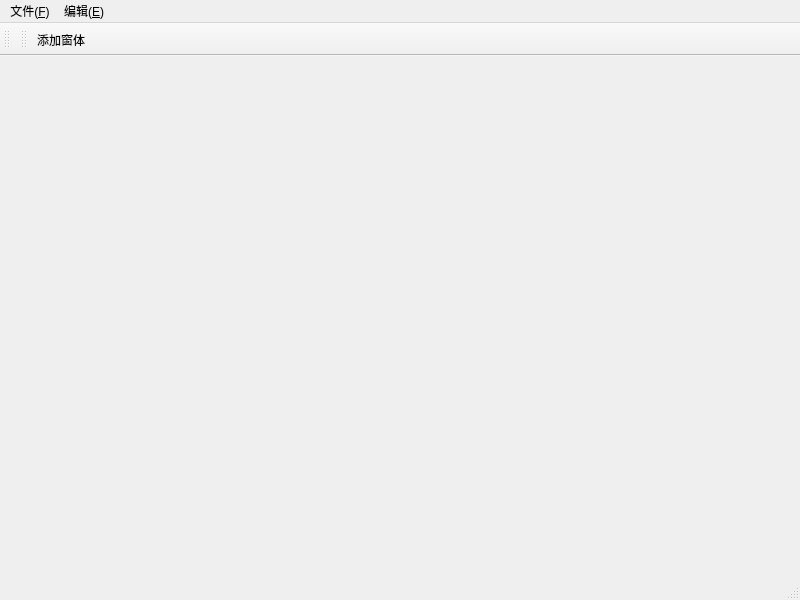
<?xml version="1.0" encoding="UTF-8"?>
<ui version="4.0">
 <class>MainWindow</class>
 <widget class="QMainWindow" name="MainWindow">
  <property name="geometry">
   <rect>
    <x>0</x>
    <y>0</y>
    <width>800</width>
    <height>600</height>
   </rect>
  </property>
  <property name="windowTitle">
   <string>MainWindow</string>
  </property>
  <widget class="QWidget" name="centralwidget"/>
  <widget class="QMenuBar" name="menubar">
   <property name="geometry">
    <rect>
     <x>0</x>
     <y>0</y>
     <width>800</width>
     <height>22</height>
    </rect>
   </property>
   <widget class="QMenu" name="menu">
    <property name="title">
     <string>文件(&amp;F)</string>
    </property>
    <addaction name="fileOpenAction"/>
    <addaction name="fileNewAction"/>
    <addaction name="fileCloseAction"/>
   </widget>
   <widget class="QMenu" name="menu_E">
    <property name="title">
     <string>编辑(&amp;E)</string>
    </property>
   </widget>
   <addaction name="menu"/>
   <addaction name="menu_E"/>
  </widget>
  <widget class="QStatusBar" name="statusbar"/>
  <widget class="QToolBar" name="toolBar">
   <property name="windowTitle">
    <string>toolBar</string>
   </property>
   <attribute name="toolBarArea">
    <enum>TopToolBarArea</enum>
   </attribute>
   <attribute name="toolBarBreak">
    <bool>false</bool>
   </attribute>
  </widget>
  <widget class="QToolBar" name="toolBar_2">
   <property name="windowTitle">
    <string>toolBar_2</string>
   </property>
   <attribute name="toolBarArea">
    <enum>TopToolBarArea</enum>
   </attribute>
   <attribute name="toolBarBreak">
    <bool>false</bool>
   </attribute>
   <addaction name="addWinAction"/>
  </widget>
  <action name="fileOpenAction">
   <property name="text">
    <string>打开</string>
   </property>
   <property name="shortcut">
    <string>Alt+O</string>
   </property>
  </action>
  <action name="fileNewAction">
   <property name="text">
    <string>新建</string>
   </property>
   <property name="shortcut">
    <string>Alt+N</string>
   </property>
  </action>
  <action name="fileCloseAction">
   <property name="text">
    <string>关闭</string>
   </property>
   <property name="shortcut">
    <string>Alt+C</string>
   </property>
  </action>
  <action name="addWinAction">
   <property name="text">
    <string>添加窗体</string>
   </property>
   <property name="toolTip">
    <string>添加窗体</string>
   </property>
  </action>
 </widget>
 <resources/>
 <connections/>
</ui>
